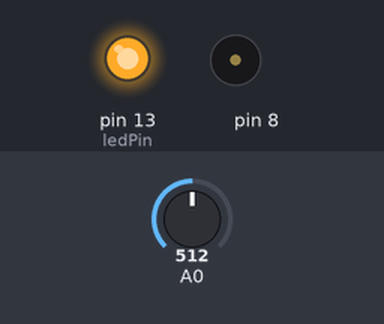
This sketch was run on a simulated Arduino Uno, built with avr-gcc and run on an emulated ATmega328P. On the bench: output pins drawn as LEDs (lit = HIGH), buzzer (waves = sounding). Inputs (shaded band) come from the test bench; at power-on: A0 = 512.

Above: at 0.1 s.
At 5.1 s:
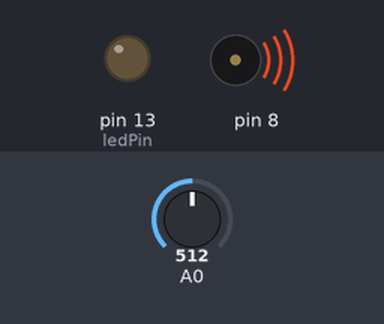
Timing chart, 0 to 6.6 s (numbered marks = the images above):
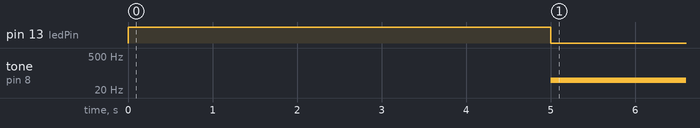

The sketch:

App.ino
```cpp
int sensorValue;
int sensorLow = 1023;
int sensorHigh = 0;

const int ledPin = 13;
void setup() {
  // put your setup code here, to run once:
pinMode(ledPin, OUTPUT);
digitalWrite(ledPin, HIGH);

while(millis()< 5000){
  sensorValue = analogRead(A0);
  if(sensorValue < sensorHigh){
    sensorHigh = sensorValue;
  }
  if(sensorValue< sensorLow){
    sensorLow = sensorValue;


  }
}
digitalWrite(ledPin, LOW);
}

void loop() {
  // put your main code here, to run repeatedly:
sensorValue = analogRead(A0);
int pitch = map(sensorValue,sensorLow, sensorHigh,50,4000);
tone(8,pitch,20);
delay(10);
}
```

Measured:
- by itself, tone on pin 8: silent → 50 Hz at 5.0 s
